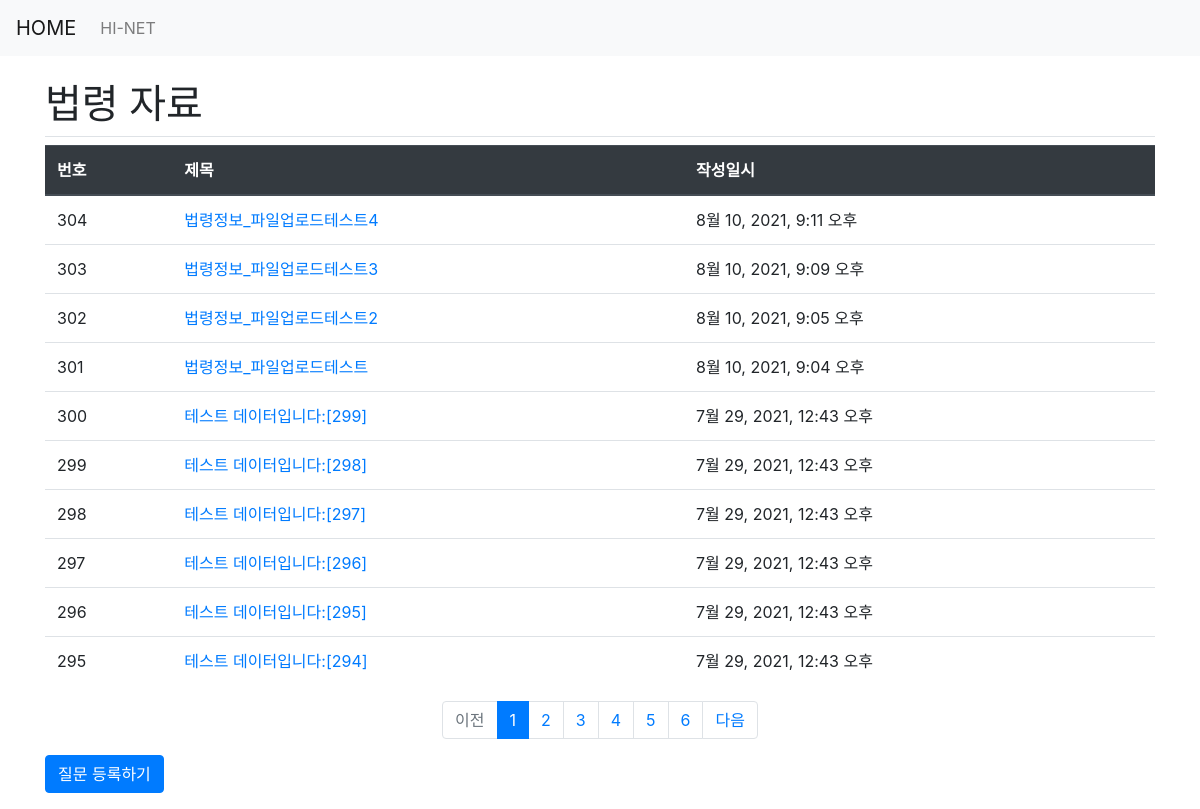
Page /pybo/laws_data/ on the earlier database version.
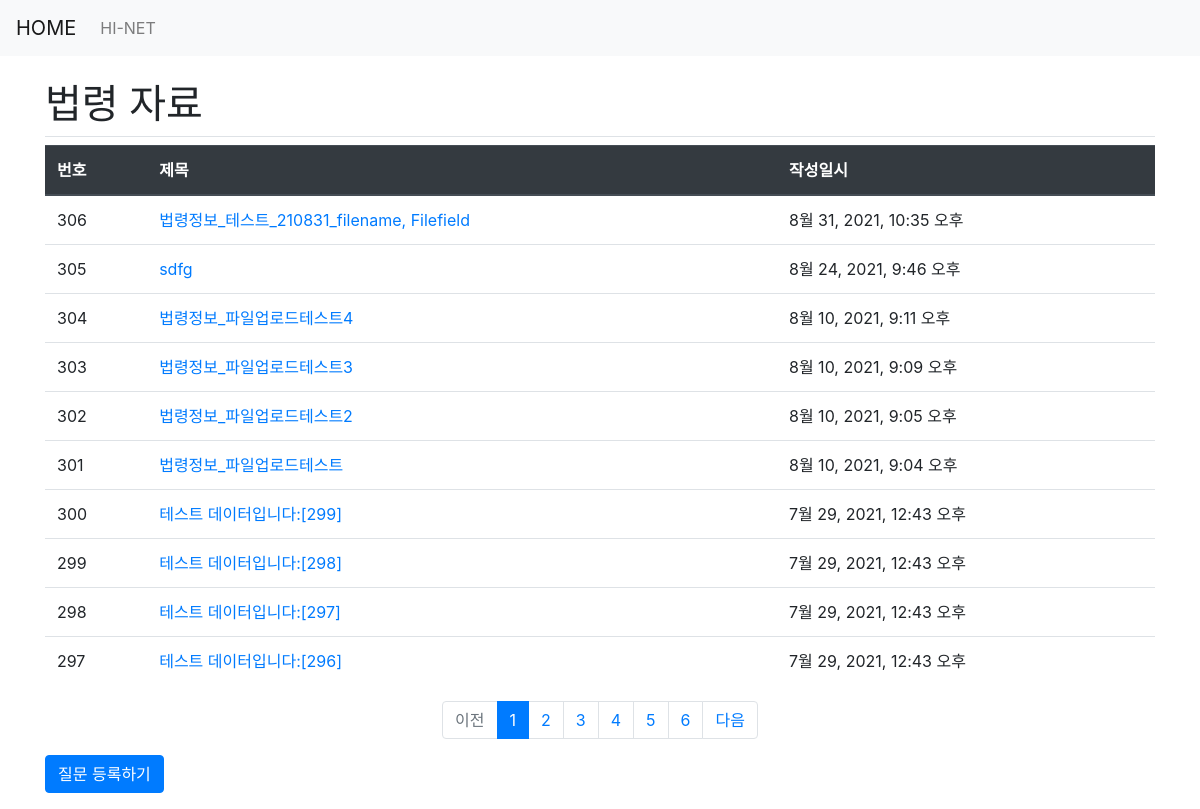
Same page on the later database version.
### pybo/models.py (models this page shows, shortened)
class Model_laws_data(models.Model):
    subject = models.CharField(max_length=200)
    upload_files = models.FileField(upload_to=get_file_path, null=True, blank=True, verbose_name='파일')
    filename = models.CharField(max_length=64, null=True, verbose_name='첨부파일명')
    imgfile = models.ImageField(null=True, upload_to=get_file_path, blank=True, verbose_name='이미지')  # Need to do "pip3 install image" in cmd
    content = models.TextField()
    create_date = models.DateTimeField()

### pybo/views.py (the view)
# urls.py: path('laws_data/', views.laws_data, name='laws_data'),
def laws_data(request):
    page = request.GET.get('page', '1') # 페이지(ex-localhost:8000/pybo/?page=1)
    laws_list = Model_laws_data.objects.order_by('-create_date')
    paginator = Paginator(laws_list, 10) # 페이지당 10개씩 보여 주기, question_list를 페이징 객체 paginator 로 변환
    page_obj = paginator.get_page(page)
    context = {'laws_list': page_obj}
    return render(request, 'pybo/laws_data.html', context)

### pybo/templatetags/pybo_filter.py (called while the page is built)
@register.filter
def sub(value, arg):
    return value - arg

### templates/pybo/laws_data.html
{% extends 'base.html' %}
{% load pybo_filter %}
{% block content %}
<div class="container my-3">
    <h1 class="border-bottom py-2">법령 자료</h1>
    <table  class="table">
        <thead>
        <tr class="thead-dark">
            <th>번호</th>
            <th>제목</th>
            <th>작성일시</th>
        </tr>
        </thead>
        <tbody>
        {% if laws_list %}
        {% for laws in laws_list %}
        <tr>
            <td>{{ laws_list.paginator.count|sub:laws_list.start_index|sub:forloop.counter0|add:1 }}</td>
            <td>
                <a href="{% url 'pybo:laws_detail' laws.id %}">
                    {{ laws.subject }}
                </a>
            </td>
            <td>{{ laws.create_date }}</td>
        </tr>
        {% endfor %}
        {% else %}
        <tr>
            <td colsapn="3">질문이 없습니다.</td>
        </tr>
        {% endif %}
        </tbody>
    </table>
    <ul class="pagination justify-content-center">
        {% if laws_list.has_previous %}
        <li class="page-item">
            <a class="page-link" href="?page={{ laws_list.previous_page_number }}">
                이전
            </a>
        </li>
        {% else %}
        <li class="page-item disabled">
            <a class="page-link" tabindex="-1" ara-disabled="true" href="#">
                이전
            </a>
        </li>
        {% endif %}
        {% for page_number in laws_list.paginator.page_range %}
        {% if page_number >= laws_list.number|add:-5 and page_number <= laws_list.number|add:5 %}
            {% if page_number == laws_list.number %}
            <li class="page-item active" aria-current="page">
                <a class="page-link" href="?page={{ page_number }}">
                    {{ page_number }}
                </a>
            </li>
            {% else %}
            <li class="page-item">
                <a class="page-link" href="?page={{ page_number }}">
                    {{ page_number }}
                </a>
            </li>
            {% endif %}
        {% endif %}
        {% endfor %}
        {% if laws_list.has_next %}
        <li class="page-item">
            <a class="page-link" href="?page={{ laws_list.next_page_number }}">
                다음
            </a>
        </li>
        {% else %}
        <li class="page-item disabled">
            <a class="page-link" tabindex="-1" aria-disabled="true" href="#">
                다음
            </a>
        </li>
        {% endif %}
    </ul>
    <a href="{% url 'pybo:laws_create' %}" class="btn btn-primary" >
        질문 등록하기
    </a>
</div>
{% endblock %}

Differences in the rows shown:
no longer on this page (row unchanged): Model_laws_data: paginator.count|sub "296", subject "테스트 데이터입니다:[295]", create_date "7월 29, 2021, 12:43 오후"
no longer on this page (row unchanged): Model_laws_data: paginator.count|sub "295", subject "테스트 데이터입니다:[294]", create_date "7월 29, 2021, 12:43 오후"
added Model_laws_data: paginator.count|sub "306", subject "법령정보_테스트_210831_filename, Filefield", create_date "8월 31, 2021, 10:35 오후"
added Model_laws_data: paginator.count|sub "305", subject "sdfg", create_date "8월 24, 2021, 9:46 오후"
